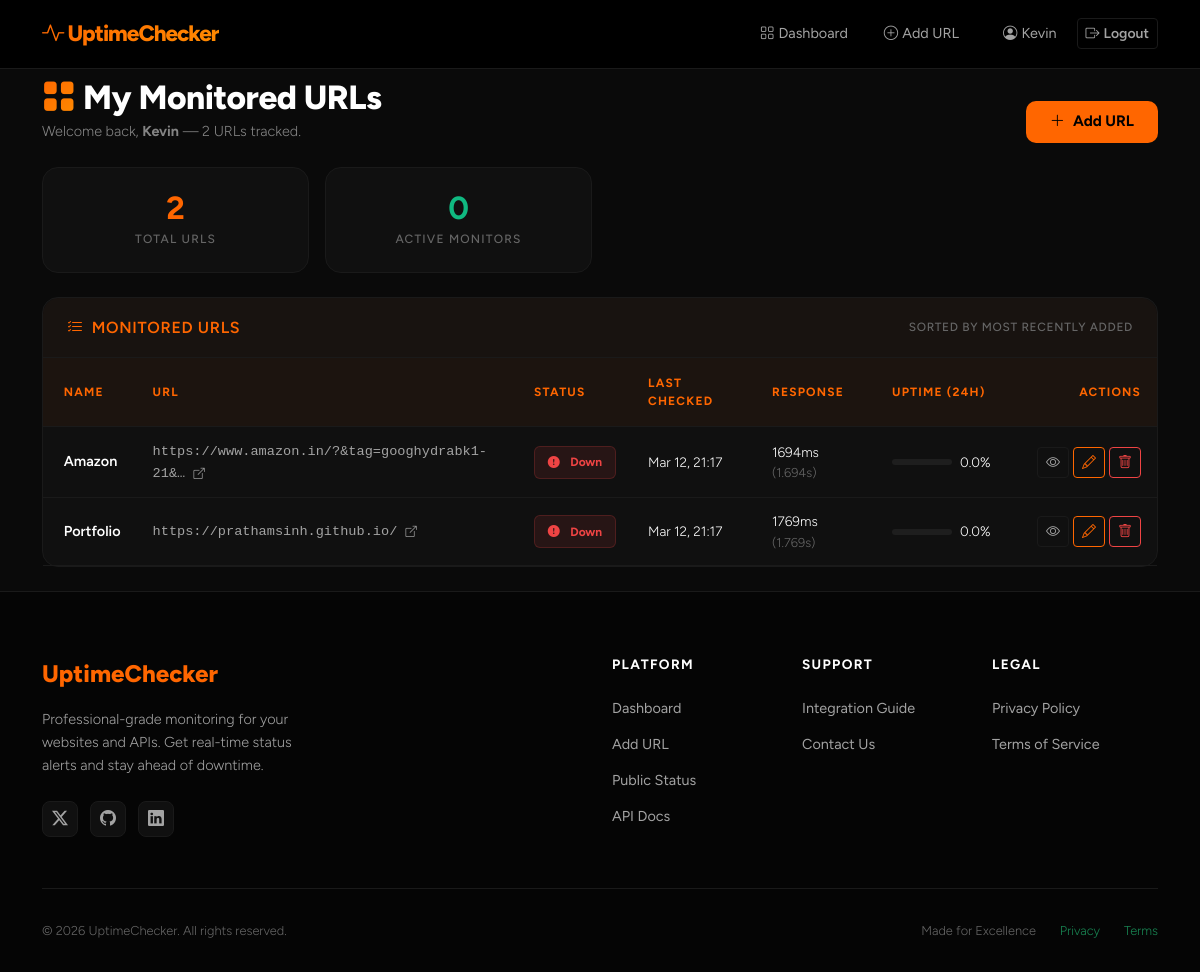
The app's page /dashboard/ (signed in) with its own data.
### monitor/models.py (models this page shows, shortened)
class MonitoredURL(models.Model):
    user = models.ForeignKey(User, on_delete=models.CASCADE, related_name='monitored_urls')
    name = models.CharField(max_length=100)
    url = models.URLField()
    is_active = models.BooleanField(default=True)
    created_at = models.DateTimeField(auto_now_add=True)
    last_checked = models.DateTimeField(null=True, blank=True)
    current_status = models.BooleanField(default=True)   # True=Up, False=Down
    current_response_time = models.FloatField(null=True, blank=True)
    def uptime_percentage(self, hours=24):
        from django.utils import timezone
        import datetime
        since = timezone.now() - datetime.timedelta(hours=hours)
        logs = self.logs.filter(timestamp__gte=since)
        total = logs.count()
        if total == 0:
            return None
        up = logs.filter(is_up=True).count()
        return round((up / total) * 100, 1)
    class Meta:
        ordering = ['-created_at']

### monitor/views.py (the view)
# urls.py: path('dashboard/', views.dashboard, name='dashboard'),
@login_required
def dashboard(request):
    monitored_urls = (
        MonitoredURL.objects
        .filter(user=request.user)
        .prefetch_related('logs')
    )
    url_data = []
    active_count = 0
    for mu in monitored_urls:
        uptime_pct = mu.uptime_percentage(hours=24)
        url_data.append((mu, uptime_pct))
        if mu.is_active and mu.current_status:
            active_count += 1
    context = {
        'monitored_urls': url_data,
        'active_count': active_count,
    }
    return render(request, 'monitor/dashboard.html', context)

### monitor/templates/monitor/dashboard.html (shortened to what this page needs)
{% extends 'monitor/base.html' %}
{% block content %}
<div class="container pt-2 pb-4">
  <div class="row align-items-end mb-4 gy-3">
    <div class="col-md">
      <h1 class="dash-title mb-1">
        <i class="bi bi-grid-fill me-2 text-gradient" style="font-style:normal;"></i>My Monitored URLs
      </h1>
      <p class="dash-subtitle mb-0">
        Welcome back, <strong>{{ request.user.username }}</strong> &mdash;
        {{ monitored_urls|length }} URL{{ monitored_urls|length|pluralize }} tracked.
      </p>
    </div>
    <div class="col-md-auto">
      <a href="{% url 'url_add' %}" class="btn btn-primary btn-dash d-inline-flex align-items-center justify-content-center gap-2" id="btn-add-url">
        <i class="bi bi-plus-lg"></i> Add URL
      </a>
    </div>
  </div>
  {% if monitored_urls %}
    {% with total=monitored_urls|length %}
    <div class="row g-3 mb-4">
      <div class="col-6 col-sm-3">
        <div class="stat-card">
          <div class="stat-value">{{ total }}</div>
          <div class="stat-label">Total URLs</div>
        </div>
      </div>
      <div class="col-6 col-sm-3">
        <div class="stat-card">
          <div class="stat-value" style="color: var(--brand-success); -webkit-text-fill-color: var(--brand-success);">
            {{ active_count }}
          </div>
          <div class="stat-label" id="stat-monitored">Active Monitors</div>
        </div>
      </div>
    </div>
    {% endwith %}
    <div class="card">
      <div class="card-header d-flex align-items-center justify-content-between">
        <h5 class="mb-0 fw-600" style="font-weight:600; font-size:1rem;">
          <i class="bi bi-list-check me-2" style="color: var(--brand-primary);"></i>Monitored URLs
        </h5>
        <small style="color: var(--text-muted);">Sorted by most recently added</small>
      </div>
      <div class="table-responsive">
        <table class="table mb-0" id="urls-table">
          <thead>
            <tr>
              <th>Name</th>
              <th>URL</th>
              <th>Status</th>
              <th>Last Checked</th>
              <th>Response</th>
              <th>Uptime (24h)</th>
              <th class="text-end">Actions</th>
            </tr>
          </thead>
          <tbody>
            {% for mu, uptime_pct in monitored_urls %}
            <tr class="{% if not mu.is_active %}row-paused{% endif %}" id="url-row-{{ mu.pk }}">
              <td>
                <a href="{% url 'url_detail' mu.pk %}"
                   class="fw-600 text-decoration-none"
                   style="font-weight:600; color: var(--text-primary);">
                  {{ mu.name }}
                </a>
              </td>
              <td class="d-none d-lg-table-cell">
                <a href="{{ mu.url }}" target="_blank" rel="noopener"
                   class="text-decoration-none"
                   style="color: var(--text-secondary); font-size: 0.85rem; font-family: monospace;">
                  {{ mu.url|truncatechars:45 }}&nbsp;<i class="bi bi-box-arrow-up-right" style="font-size:0.7rem;"></i>
                </a>
              </td>
              <td>
                {% if not mu.is_active %}
                  <span class="badge-paused"><i class="bi bi-pause-fill me-1"></i>Paused</span>
                {% elif mu.current_status %}
                  <span class="badge-up"><i class="bi bi-circle-fill me-1" style="font-size:0.5rem;"></i>Up</span>
                {% else %}
                  <span class="badge-down"><i class="bi bi-exclamation-circle-fill me-1"></i>Down</span>
                {% endif %}
              </td>
              <td style="color: var(--text-secondary); font-size: 0.85rem;">
                {% if mu.last_checked %}
                  {{ mu.last_checked|date:"M j, H:i" }}
                {% else %}
                  <span style="color: var(--text-muted);">Never</span>
                {% endif %}
              </td>
              <td style="font-size: 0.85rem;">
                {% if mu.current_response_time is not None %}
                  {% widthratio mu.current_response_time 1 1000 %}ms
                  <span style="color: var(--text-muted); font-size:0.8rem;">
                    ({{ mu.current_response_time|floatformat:3 }}s)
                  </span>
                {% else %}
                  <span style="color: var(--text-muted);">—</span>
                {% endif %}
              </td>
              <td>
                {% if uptime_pct is not None %}
                  <div class="d-flex align-items-center gap-2">
                    <div class="progress flex-grow-1" style="height:6px; background: rgba(255,255,255,0.06); border-radius:99px; min-width:60px;">
                    </div>
                    <span style="font-size:0.85rem; min-width:45px;">{{ uptime_pct }}%</span>
                  </div>
                {% else %}
                  <span style="color: var(--text-muted); font-size:0.85rem;">—</span>
                {% endif %}
              </td>
              <td class="text-end">
                <div class="d-flex gap-1 justify-content-end">
                  <a href="{% url 'url_detail' mu.pk %}"
                     class="btn btn-sm btn-outline-secondary"
                     title="View Details"
                     id="btn-detail-{{ mu.pk }}">
                    <i class="bi bi-eye"></i>
                  </a>
                  <a href="{% url 'url_edit' mu.pk %}"
                     class="btn btn-sm btn-outline-primary"
                     title="Edit"
                     id="btn-edit-{{ mu.pk }}">
                    <i class="bi bi-pencil"></i>
                  </a>
                  <a href="{% url 'url_delete' mu.pk %}"
                     class="btn btn-sm btn-outline-danger"
                     title="Delete"
                     id="btn-delete-{{ mu.pk }}">
                    <i class="bi bi-trash"></i>
                  </a>
                </div>
              </td>
            </tr>
            {% endfor %}
          </tbody>
        </table>
      </div>
    </div>
  {% endif %}
</div>
{% endblock %}

### monitor/templates/monitor/base.html (shortened to what this page needs)
<!DOCTYPE html>
<html lang="en">
<head>
  <link href="https://cdn.jsdelivr.net/npm/bootstrap@5.3.2/dist/css/bootstrap.min.css" rel="stylesheet">
  <link href="https://cdn.jsdelivr.net/npm/bootstrap-icons@1.11.3/font/bootstrap-icons.min.css" rel="stylesheet">
</head>
<body>
  <nav class="navbar navbar-expand-lg sticky-top">
    <div class="container">
      <a class="navbar-brand" href="{% url 'home' %}">
        <i class="bi bi-activity me-1"></i>UptimeChecker
      </a>
      <div class="collapse navbar-collapse" id="navbarNav">
        <ul class="navbar-nav ms-auto align-items-center gap-1">
          {% if user.is_authenticated %}
          <li class="nav-item">
            <a class="nav-link" href="{% url 'dashboard' %}">
              <i class="bi bi-grid me-1"></i>Dashboard
            </a>
          </li>
          <li class="nav-item">
            <a class="nav-link" href="{% url 'url_add' %}">
              <i class="bi bi-plus-circle me-1"></i>Add URL
            </a>
          </li>
          <li class="nav-item ms-2">
            <a class="nav-link {% if request.resolver_match.url_name == 'profile' %}active{% endif %}"
              href="{% url 'profile' %}" style="-webkit-text-fill-color: unset;">
              <i class="bi bi-person-circle me-1"></i>{{ user.username }}
            </a>
          </li>
          <li class="nav-item">
            <form method="post" action="{% url 'logout' %}" class="d-inline">
              <button type="submit" class="btn btn-sm btn-outline-secondary">
                <i class="bi bi-box-arrow-right me-1"></i>Logout
              </button>
            </form>
          </li>
          {% endif %}
        </ul>
      </div>
    </div>
  </nav>
  <main>
    {% block content %}{% endblock %}
  </main>
  <footer>
    <div class="container">
      <div class="row gy-4">
        <div class="col-lg-4">
          <a href="{% url 'home' %}" class="footer-brand">UptimeChecker</a>
          <p class="footer-tagline">
            Professional-grade monitoring for your websites and APIs. Get real-time status alerts and stay ahead of
            downtime.
          </p>
          <div class="mt-4">
            <a href="#" class="footer-social-link"><i class="bi bi-twitter-x"></i></a>
            <a href="#" class="footer-social-link"><i class="bi bi-github"></i></a>
            <a href="#" class="footer-social-link"><i class="bi bi-linkedin"></i></a>
          </div>
        </div>
        <div class="col-6 col-md-3 col-lg-2 ms-lg-auto">
          <h5 class="footer-heading">Platform</h5>
          <ul class="footer-links">
            <li><a href="{% url 'dashboard' %}">Dashboard</a></li>
            <li><a href="{% url 'url_add' %}">Add URL</a></li>
            <li><a href="{% url 'public_status' %}">Public Status</a></li>
            <li><a href="{% url 'api_docs' %}">API Docs</a></li>
          </ul>
        </div>
        <div class="col-6 col-md-3 col-lg-2">
          <h5 class="footer-heading">Support</h5>
          <ul class="footer-links">
            <li><a href="{% url 'integration_guide' %}">Integration Guide</a></li>
            <li><a href="{% url 'contact' %}">Contact Us</a></li>
          </ul>
        </div>
        <div class="col-lg-2">
          <h5 class="footer-heading">Legal</h5>
          <ul class="footer-links">
            <li><a href="{% url 'privacy' %}">Privacy Policy</a></li>
            <li><a href="{% url 'terms' %}">Terms of Service</a></li>
          </ul>
        </div>
      </div>
      <div class="footer-bottom">
        <div>&copy; {% now "Y" %} UptimeChecker. All rights reserved.</div>
        <div class="d-flex gap-4">
          <span>Made for Excellence</span>
          <a href="{% url 'privacy' %}" class="text-success text-decoration-none">Privacy</a>
          <a href="{% url 'terms' %}" class="text-success text-decoration-none">Terms</a>
        </div>
      </div>
    </div>
  </footer>
</body>
</html>

### monitor/templates/monitor/dashboard.html (style rules this page uses)
.fw-600 { font-weight: 600; }
.text-gradient { background: linear-gradient(135deg, var(--brand-primary), var(--brand-accent)); -webkit-background-clip: text; -webkit-text-fill-color: transparent; background-clip: text; }
.dash-title { font-size: 2.1rem; font-weight: 800; letter-spacing: -0.5px; }
.dash-subtitle { color: var(--text-secondary); font-size: 0.9rem; opacity: 0.8; }
.btn-dash { padding: 0.6rem 1.5rem; font-size: 0.95rem; border-radius: 10px; }
.table td, .table th { padding: 0.8rem 1rem !important; font-size: 0.9rem; }
.stat-card .stat-value { font-size: 2rem; font-weight: 700; color: var(--brand-primary); line-height: 1; }

### records on screen
MonitoredURL: name "Amazon", url "https://www.amazon.in/?&tag=googhydrabk1-21&…", is_active True (drawn), last_checked "Mar 12, 21:17", current_response_time "1694", current_response_time "1.694", uptime_pct "0.0"
MonitoredURL: name "Portfolio", url "https://prathamsinh.github.io/", is_active True (drawn), last_checked "Mar 12, 21:17", current_response_time "1769", current_response_time "1.769", uptime_pct "0.0"

### other values on screen
{{ user.username }} "Kevin"
{{ request.user.username }} "Kevin"
{{ monitored_urls|length }} "2"
{{ total }} "2"
{{ active_count }} "0"
